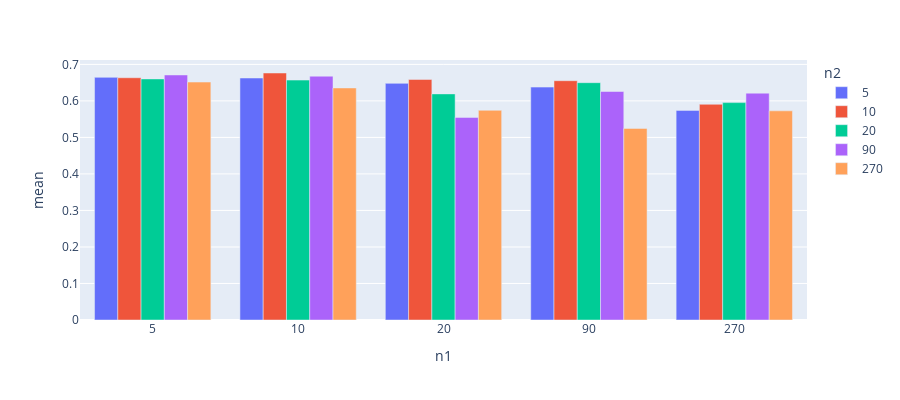

Notebook code for this chart:
### Code cell
# bar plot for m = 20

print("Mean Prediction Accuracy for n1,n2, m = 20")

m_2msk = df_result['m'] == 20
m_2df = df_result[m_2msk]


import plotly.express as px
df = m_2df
fig = px.bar(df, x="n1", y="mean",
             color='n2', barmode='group',
             height=400)
fig.show()

### Figure 1 — Plotly figure (JSON) as saved in the notebook; plotly's stock layout.template omitted (floating-point values rounded to 4 significant figures)
{"data": [{"alignmentgroup": "True", "hovertemplate": "n2=5<br>n1=%{x}<br>mean=%{y}<extra></extra>", "legendgroup": "5", "marker": {"color": "#636efa", "pattern": {"shape": ""}}, "name": "5", "offsetgroup": "5", "orientation": "v", "showlegend": true, "textposition": "auto", "type": "bar", "x": ["5", "10", "20", "90", "270"], "xaxis": "x", "y": [0.6645, 0.6627, 0.648, 0.6378, 0.574], "yaxis": "y"}, {"alignmentgroup": "True", "hovertemplate": "n2=10<br>n1=%{x}<br>mean=%{y}<extra></extra>", "legendgroup": "10", "marker": {"color": "#EF553B", "pattern": {"shape": ""}}, "name": "10", "offsetgroup": "10", "orientation": "v", "showlegend": true, "textposition": "auto", "type": "bar", "x": ["5", "10", "20", "90", "270"], "xaxis": "x", "y": [0.6634, 0.6764, 0.6587, 0.6553, 0.5907], "yaxis": "y"}, {"alignmentgroup": "True", "hovertemplate": "n2=20<br>n1=%{x}<br>mean=%{y}<extra></extra>", "legendgroup": "20", "marker": {"color": "#00cc96", "pattern": {"shape": ""}}, "name": "20", "offsetgroup": "20", "orientation": "v", "showlegend": true, "textposition": "auto", "type": "bar", "x": ["5", "10", "20", "90", "270"], "xaxis": "x", "y": [0.6602, 0.657, 0.6192, 0.6499, 0.5953], "yaxis": "y"}, {"alignmentgroup": "True", "hovertemplate": "n2=90<br>n1=%{x}<br>mean=%{y}<extra></extra>", "legendgroup": "90", "marker": {"color": "#ab63fa", "pattern": {"shape": ""}}, "name": "90", "offsetgroup": "90", "orientation": "v", "showlegend": true, "textposition": "auto", "type": "bar", "x": ["5", "10", "20", "90", "270"], "xaxis": "x", "y": [0.671, 0.6677, 0.5548, 0.6257, 0.6212], "yaxis": "y"}, {"alignmentgroup": "True", "hovertemplate": "n2=270<br>n1=%{x}<br>mean=%{y}<extra></extra>", "legendgroup": "270", "marker": {"color": "#FFA15A", "pattern": {"shape": ""}}, "name": "270", "offsetgroup": "270", "orientation": "v", "showlegend": true, "textposition": "auto", "type": "bar", "x": ["5", "10", "20", "90", "270"], "xaxis": "x", "y": [0.6516, 0.6355, 0.5742, 0.5247, 0.5728], "yaxis": "y"}], "layout": {"barmode": "group", "height": 400, "legend": {"title": {"text": "n2"}, "tracegroupgap": 0}, "margin": {"t": 60}, "xaxis": {"anchor": "y", "domain": [0, 1], "title": {"text": "n1"}}, "yaxis": {"anchor": "x", "domain": [0, 1], "title": {"text": "mean"}}}}
